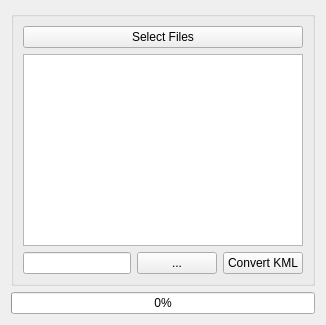
            <widget class="QWidget" name="page">
              <layout class="QGridLayout" name="gridLayout_49">
                <item row="0" column="0">
                  <widget class="QGroupBox" name="groupBox_31">
                    <property name="title">
                      <string/>
                    </property>
                    <layout class="QGridLayout" name="gridLayout_50">
                      <item row="3" column="0" colspan="7">
                        <widget class="QLineEdit" name="txt_KML_Image_path">
                          <property name="text">
                            <string/>
                          </property>
                        </widget>
                      </item>
                      <item row="0" column="0" colspan="9">
                        <widget class="QPushButton" name="btn_kml_select_dialog">
                          <property name="text">
                            <string>Select Files</string>
                          </property>
                        </widget>
                      </item>
                      <item row="1" column="0" colspan="9">
                        <widget class="QTableWidget" name="tbl_KML">
                          <attribute name="horizontalHeaderStretchLastSection">
                            <bool>true</bool>
                          </attribute>
                        </widget>
                      </item>
                      <item row="3" column="7">
                        <widget class="QPushButton" name="btn_kml_folder">
                          <property name="text">
                            <string>...</string>
                          </property>
                        </widget>
                      </item>
                      <item row="3" column="8">
                        <widget class="QPushButton" name="btn_covert_KML">
                          <property name="text">
                            <string>Convert KML</string>
                          </property>
                        </widget>
                      </item>
                    </layout>
                  </widget>
                </item>
                <item row="1" column="0">
                  <widget class="QProgressBar" name="KML_progressBar">
                    <property name="value">
                      <number>0</number>
                    </property>
                  </widget>
                </item>
              </layout>
            </widget>
